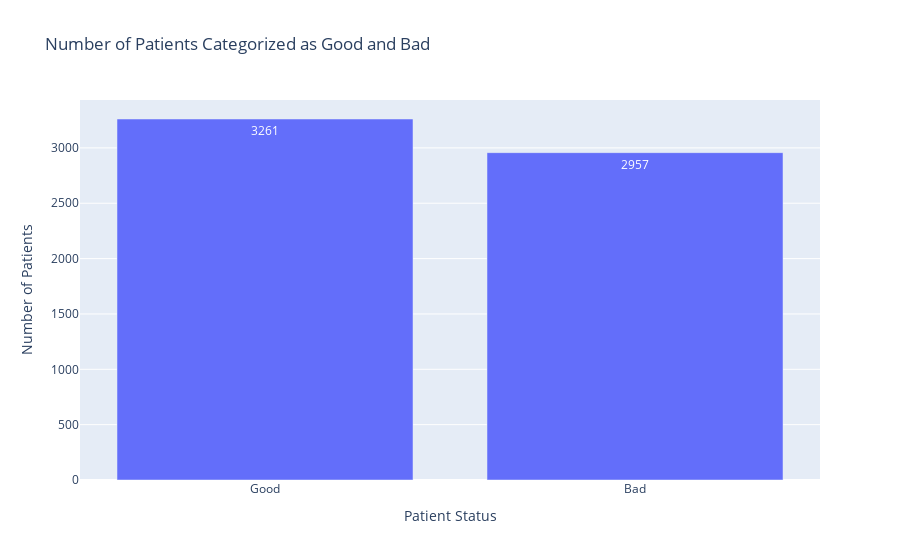

Notebook code for this chart:
### Code cell
patient_status_count = hea_ds['patient_status'].value_counts().reset_index()
# Creating a bar chart
fig = px.bar(patient_status_count, x='index', y='patient_status', text='patient_status', 
             title='Number of Patients Categorized as Good and Bad',
             labels={'index': 'Patient Status', 'patient_status': 'Number of Patients'})
# Show the bar chart
fig.show()

### Figure 1 — Plotly figure (JSON) as saved in the notebook; plotly's stock layout.template omitted (floating-point values rounded to 4 significant figures)
{"data": [{"alignmentgroup": "True", "hovertemplate": "Patient Status=%{x}<br>Number of Patients=%{text}<extra></extra>", "legendgroup": "", "marker": {"color": "#636efa", "pattern": {"shape": ""}}, "name": "", "offsetgroup": "", "orientation": "v", "showlegend": false, "text": [3261, 2957], "textposition": "auto", "type": "bar", "x": ["Good", "Bad"], "xaxis": "x", "y": [3261, 2957], "yaxis": "y"}], "layout": {"barmode": "relative", "legend": {"tracegroupgap": 0}, "title": {"text": "Number of Patients Categorized as Good and Bad"}, "xaxis": {"anchor": "y", "domain": [0, 1], "title": {"text": "Patient Status"}}, "yaxis": {"anchor": "x", "domain": [0, 1], "title": {"text": "Number of Patients"}}}}
